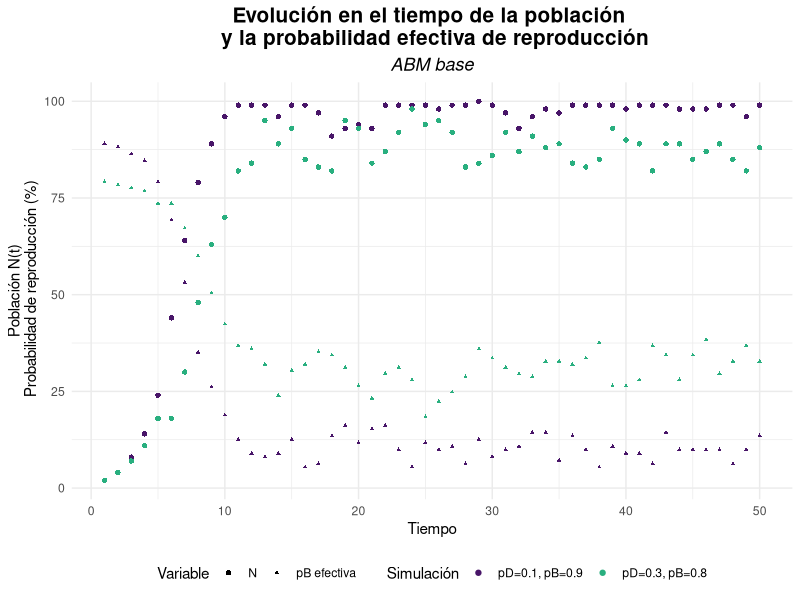
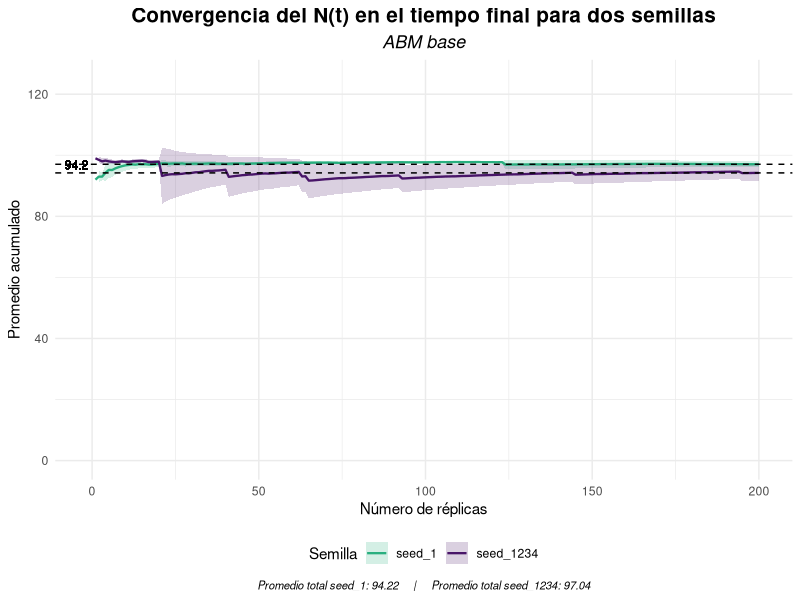
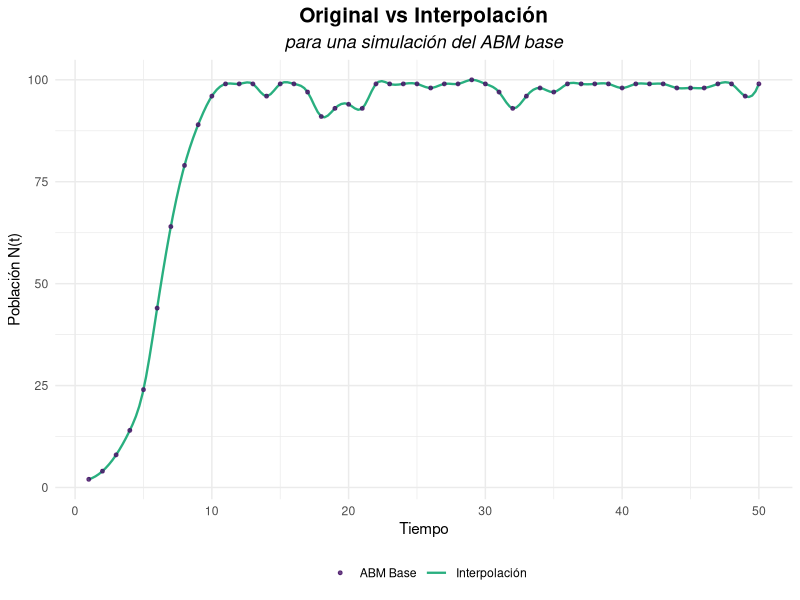
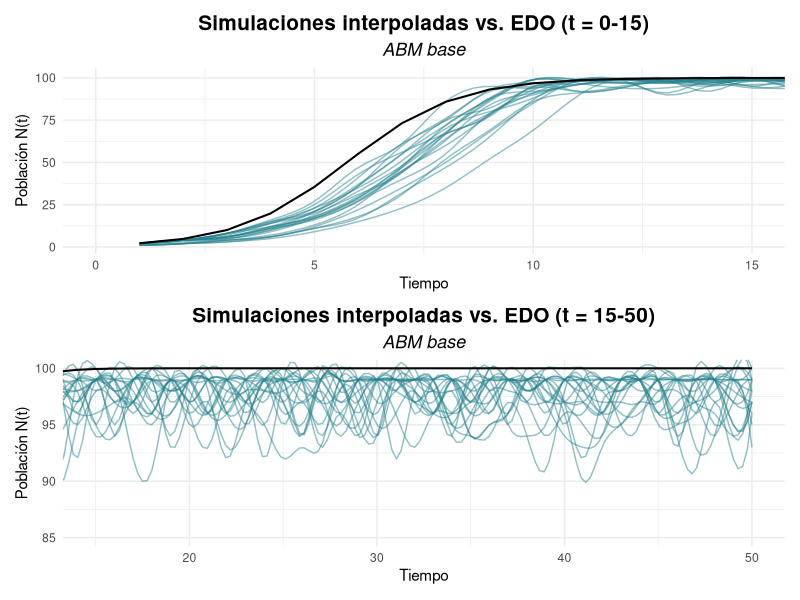
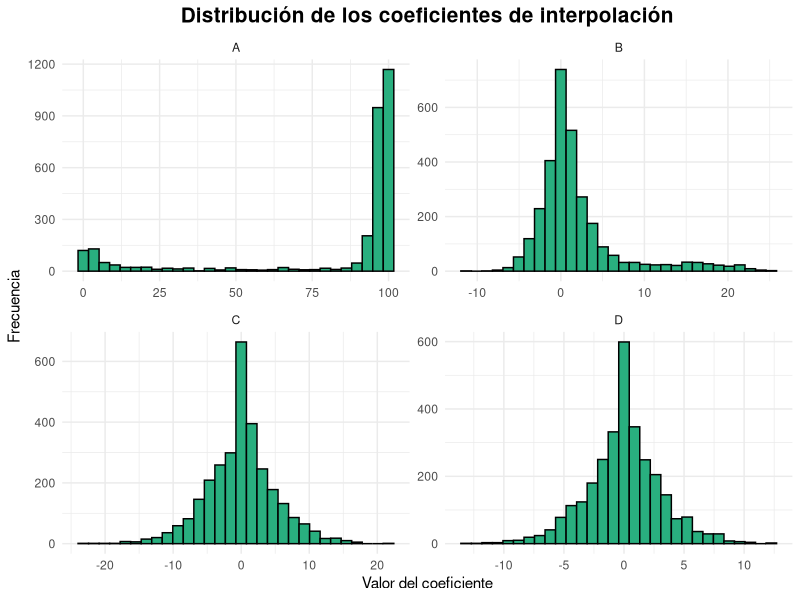

These charts were generated, in order, by the following R code: (Note: this script raises an error after producing the figures.)
## ---- chunk 1
#librerias
library(tidyverse)
library(parallel)
library(viridis)
library(splines)
library(patchwork)
set.seed(1234)
## ---- chunk 2

ABM_base <- function(K, iter, p_death, p_birth, plot = FALSE) {
#K --> capacidad de carga del ambiente 
#iter --> numero de iteraciones // pasos de tiempo
#p_birth y p_death probabilidad inicial de reproduccion y muerte 
#N --> cantidad de individuos (variable de salida)
  
  #Inicializar el ABM
  #Creacion del ambiente
  
  habSize <- ceiling(sqrt(K)) #quemos una grilla LxL que pueda ocupar K individuos
  L <- habSize^2
  habitat <- rep(0, L) #habitad vacia
  
  #Cantidad inicial de agentes (1%)
  N0 <- round(0.01 * K) #se podria incorporar como parametro
  
  #Posicionar de forma aleatoria
  habitat[sample(1:L, N0)] <- 1 #1 = lleno
  
  #Lo que se busca monitonear es la cantidad de agentes en el tiempo
  N <- c() #crecieminto dinamico
  p_b <- c() #registrar variacion de la p_birth efectiva

  
  #ahora si
  
  for(t in 1:iter){
    
    vivos <- which(habitat == 1) #recuperar los indices donde el hab esta ocupado
    
    #MUERTES: a cada agente vivo se le asigna una probabilidad a partir de una unif(0,1). Si p < p_death --> r.i.p (equivalente a una ber(p))
    
    for(agente in vivos){
      if( runif(1) < p_death){
        habitat[agente] <- 0
      }
    }
    
    #NACIMIENTOS 
    #para simular el compartamiento logistico es necesario que la p_birth sea controlada por la carga del ambiente
    
    n <- sum(habitat == 1) #sumamos los vivos
    p_birth_K <- p_birth*(1 - n / K) #por la limitaciones de la carga, a medida que aumenta N, disminuye la prob de reproducirse
    
    
    for(agent in vivos){
      if (runif(1) < p_birth_K){
        libres <- which(habitat == 0) #ind de espacios libres en la grilla
        if(length(libres) > 0){ 
        habitat[sample(libres, 1)]  <- 1 #elijo un ind aleatorio para colocar
        }
      }
    }
    
  #Actualizar la cantidad de agentes
    
    N <- c(N, sum(habitat == 1))
    p_b <- c(p_b, p_birth_K)
  
    if(plot){ #graficar para cortes de tiempo // se ve como un QR:(
      if(t %in% seq(1, iter - iter/2, by = 5)){
         habCuadrado <- matrix(habitat, nrow=habSize, byrow=TRUE)
         image(habCuadrado, col = c("white","black"), axes = FALSE, asp = 1)
      }
    }

  }
  
df_N <- data.frame(N = N,
                   p = p_b,
                   t = 1:iter)

return(list( N = N,
             p_birth_eff = p_b,
             df_N = df_N))  
  
}
## ---- chunk 3
K <- 100
iter <- 50

set.seed(1234)
ABM_1 <- ABM_base(K, iter, 0.1, 0.9)
#los parametros que contralan la mortalidad y la natalidad los inicializamos de forma optima, dado que van a ir "empeorando" con el tiempo

set.seed(1234)
ABM_2 <- ABM_base(K, iter, 0.3, 0.8)

df <- bind_rows(
  ABM_1$df_N |>  mutate(simu = "pD=0.1, pB=0.9"),
  ABM_2$df_N |>  mutate(simu = "pD=0.3, pB=0.8")
)

ggplot(df) + geom_point(aes(x = t, y = N, color = simu, shape = "N")) +
  geom_point(aes(x = t, y = p*max(N), color = simu, shape = "pB efectiva"),
             size = 0.8) +
  labs(title = "Evolución en el tiempo de la población \n y la probabilidad efectiva de reproducción", subtitle = "ABM base",
       x = "Tiempo", 
       y = "Población N(t)\n Probabilidad de reproducción (%)", 
       color = "Parámetros") +
  scale_color_manual( values = viridis(20)[c(2,13)], name = "Simulación") +
  #scale_color_viridis(discrete = TRUE, option = "D") +
  scale_shape_manual(values = c("N" = 16, "pB efectiva" = 17),
    name = "Variable") +
  theme_minimal() +
  theme(plot.title = element_text(size = 15, face = "bold", hjust = 0.5),
        plot.subtitle = element_text(size = 13, face = "italic", hjust = 0.5),
        legend.position = "bottom")
 
## ---- chunk 4
#La EDO tiene sol analitica
sol_EDO <- function(t, K, N0, r) {
  (K*N0*exp(r*t))/ (K + N0*(exp(r*t) - 1))
}

sols <-function(t, K, N0, r) {
  soluciones <- c()
  for (i in 1:t) {
    soluciones <- c(soluciones, sol_EDO(i, K, N0, r))
  }
  return(soluciones)
}

soluciones <- sols(iter, K, 1, 0.8) 
#r = pB - pD
#lines(t, sols, type = "l")
## ---- chunk 5
#Para paremtros optimos realizamos n replicas

simulacion_n <- function(n){
  sims <- matrix(NA, nrow = n, ncol = iter) 
  for (i in 1:n) {
    res <- ABM_base(K, iter, 0.1, 0.9)
    sims [i, ] <- res$N
  }
  return(sims)
}
## ---- chunk 6
#Necesitamos determinar el numero de replicas adecuado
#Analisis de convergencia 

analisis_conver <- function(sims){
  #Metrica: N final
final_N <- sims[, iter] 
acum_mean <- cumsum(final_N)/(1:length(final_N))

#Agregamos ademas medidas de dispersion 
acum_var <- sapply(1:length(final_N), function(m){
  var(final_N[1:m])/m
})

acum_se <- sqrt(acum_var) #error estandar 


df <- data.frame(
  replicas = 1:length(acum_mean),
  mean = acum_mean,
  se = acum_se)
  
}
## ---- chunk 7
#Por sensibilidad del modelo a la incializacion de los numeros aleatorios comparamos dos semillas

set.seed(1234)
sims_1 <- simulacion_n(200) 
df_1 <- analisis_conver(sims_1)
df_1$sim <- "seed_1234"
mu_1 <- mean(sims_1[, iter])

set.seed(1)
sims_2 <- simulacion_n(200) 
df_2 <- analisis_conver(sims_2)
df_2$sim <- "seed_1"
mu_2 <- mean(sims_2[, iter])

df_ambas <- rbind(df_1, df_2)


ggplot(df_ambas, aes(x = replicas, y = mean, color = sim, fill = sim)) +
  #"banda" de confianza asumiendo aproximacion normal 
  geom_ribbon(aes(ymin = mean - 1.96*se, 
                  ymax = mean + 1.96*se), 
              alpha = 0.2, color = NA) +
  
  geom_line(size = 0.8) +
  #promedio total
  geom_hline(yintercept = mu_1, linetype = "dashed") +
  geom_hline(yintercept = mu_2, linetype = "dashed") +
  
  geom_text(inherit.aes = FALSE, aes(x = -1, y = mu_1, label = round(mu_1, 1)),
            vjust = -0.4, hjust = 1, size = 3, fontface = "plain",
            alpha = 0.7) +
  
  scale_color_manual(values = c(viridis(20)[13], viridis(20)[2])) +
  scale_fill_manual(values = c(viridis(20)[13], viridis(20)[2])) +
  
  scale_y_continuous(limits = c(0, 125)) +
  
  labs(title = "Convergencia del N(t) en el tiempo final para dos semillas",
       subtitle = "ABM base",
       x= "Número de réplicas",
       y = "Promedio acumulado",
       color = "Semilla", fill = "Semilla",
       caption = paste0("Promedio total seed_1: ", round(mu_1, 2),"     |     ",
                        "Promedio total seed_1234: ", round(mu_2, 2))) +
  theme_minimal() +
  theme(plot.title = element_text(size = 15, face = "bold", hjust = 0.5),
        plot.subtitle = element_text(size = 13, hjust = 0.5, face = "italic"),
        plot.caption = element_text(size = 8, hjust = 0.5, face = "italic"),
        legend.position = "bottom")


## ---- chunk 8

#Se estabiliza en n > 50
set.seed(1234)
sim <- simulacion_n(60)

#INTERPOLACION
interpolar_sims <- function(sims) {
  n <- nrow(sims)
  t <- 1:ncol(sims)
  interpolated <- matrix(NA, nrow = n, ncol = 200)
  for (i in 1:n) {
    new_points<- spline(t, sims[i,], 200)
    interpolated [i,] <- new_points$y
  }
  return(interpolated)
}

sim_splines <- interpolar_sims(sim) #nSim x nPuntos (200)
## ---- chunk 9

df_EDO <- data.frame(
  t = 1:length(sim[1, ]),
  N_EDO = soluciones
)

t200 <- seq(1, iter, length.out = 200) #ajustar el escala de las spline

df_spline <- sim_splines |> as.data.frame() |> setNames(1:200) |> 
  mutate(sim = row_number()) |> 
  pivot_longer(cols = -sim, names_to = "index", values_to = "N_interp") |> 
  mutate(index = as.numeric(index),t = t200[index])


#Comparacion de una simulacion con su interpolacion
df_sim1 <- data.frame(
  t = 1:length(sim[1, ]),
  N = sim[1, ]
)

ggplot() + geom_line(data = df_spline |>  filter(sim == 1), size = 0.8,
    aes(x = t, y = N_interp, color = "Interpolación")) +
  
           geom_point(data = df_sim1, size = 1, alpha = 0.8,
    aes(x = t, y = N, color = "ABM Base")) +
  
    scale_color_manual(values = viridis(20)[c(2, 13)],name = "") +
    labs(title = "Original vs Interpolación", 
         subtitle = "para una simulación del ABM base",
          x = "Tiempo", y = "Población N(t)") +
  
    theme_minimal() +
    theme(plot.title = element_text(size = 15, face = "bold", hjust = 0.5),
          plot.subtitle = element_text(size = 13, face = "italic", hjust = 0.5),
          legend.position = "bottom")

## ---- chunk 10

#Para menos ruido grafico se eligen de forma aleatoria un tercio de las simualciones
subset_idx <- sample(1:nrow(sim_splines), 20)
df_spline_sub <- df_spline |> filter(sim %in% subset_idx)

p15 <- ggplot() +
  geom_line(data = df_spline_sub, aes(x = t, y = N_interp, group = sim), 
            color=viridis(10)[5], alpha = 0.5) +
  geom_line(data = df_EDO, aes(x = t, y = N_EDO),
            color = "black", size = 0.7) +
  #scale_color_viridis_c(end = 0.8) +
  coord_cartesian(xlim = c(0, 15)) +
  labs(title = "Simulaciones interpoladas vs. EDO (t = 0-15)",
       subtitle = "ABM base",
       x = "Tiempo",y = "Población N(t)") +
  theme_minimal() +
  theme(plot.title = element_text(size = 15, face = "bold", hjust = 0.5),
        plot.subtitle = element_text(size = 13, face = "italic", hjust = 0.5),
        legend.position = "right")

p50 <- ggplot() +
  geom_line(data = df_spline_sub, aes(x = t, y = N_interp, group = sim), 
            color=viridis(10)[5], alpha = 0.5) +
  geom_line(data = df_EDO, aes(x = t, y = N_EDO),
            color = "black", size = 0.7) +
  #scale_color_viridis_c(end = 0.8) +
  coord_cartesian(xlim = c(15, 50), ylim = c(85, 100)) +
  labs(title = "Simulaciones interpoladas vs. EDO (t = 15-50)",
       subtitle = "ABM base",
       x = "Tiempo",y = "Población N(t)") +
  theme_minimal() +
  theme(plot.title = element_text(size = 15, face = "bold", hjust = 0.5),
        plot.subtitle = element_text(size = 13, face = "italic", hjust = 0.5),
        legend.position = "right")

p15/p50
## ---- chunk 11
#coeficientes de los splines
coef_splines <- function(sims) {
  n <- nrow(sims)
  t <- 1:ncol(sims)
  interpolated <- vector("list", n)
  poly_spline <- vector("list", n)
  coefs <- vector("list", n)
  
  for (i in 1:n) {
    interpolated[[i]] <- interpSpline(t, sims[i,]) # spline cúbica en base B
    coefs[[i]] <- coef(interpolated[[i]]) # coeficientes a, b, c, d
  }
  
  return(coefs)
}

coeficientes <- coef_splines(sim)

#estudio de coeficientes

#cada coeficiente por separado
coefs_A <- function(coeficientes) {
  n_sims <- length(coeficientes)
  t <- nrow(coeficientes[[1]])
  
  coefs_mat <- matrix(NA, nrow = n_sims * t, ncol = 4)
  
  fila <- 1
  
  for (i in 1:n_sims) {
    coef_i <- coeficientes[[i]]  # matriz 60 × 4
    
    coefs_mat[fila:(fila + t - 1), ] <- coef_i
    
    fila <- fila + t
  }
  
  colnames(coefs_mat) <- c("A", "B", "C", "D")
  
  return(coefs_mat)
}

coef_globales <- coefs_A(coeficientes)

summary(coef_globales)
sd_B <- sd(coef_globales[,2])
sd_C <- sd(coef_globales[,3])

# Graficarlos con facet_wrap
coef_glob_df <- as.data.frame(coef_globales)
coef_long <- pivot_longer(coef_glob_df, cols = A:D, names_to = "coef", values_to = "valor")


ggplot(coef_long, aes(x = valor)) +
  geom_histogram(fill = viridis(20)[13], color = "black") +
  facet_wrap(~coef, scales = "free") +
  theme_minimal() +
  labs(x = "Valor del coeficiente", y = "Frecuencia",
       title = "Distribución de los coeficientes de interpolación") +
  theme(plot.title = element_text(size = 15, face = "bold", hjust = 0.5),
    legend.position = "right")

#coeficientes por simulacion y relacion entre simulaciones
coefs_B <-function(coeficientes) {
  n_sims <- length(coeficientes)
  coefs_mat <- matrix(NA, nrow = length(coeficientes), ncol = 4*60)
  
  for (i in 1:n_sims) {
    coefs_i <- coeficientes[[i]]
    coefs_mat[i,] <- as.vector(t(coefs_i))
  }
  return(coefs_mat)
}


coefs_por_sim <- coefs_B(coeficientes)
coefs_por_sim_df <- as.data.frame(coefs_por_sim)

distancias <- dist(coefs_por_sim) #entrada  (i,j) indica qué tan distinta es la simulación i de la j según sus 240 coeficientes del spline
dist_vec <- as.numeric(distancias) #paso el objeto dist a num
df_dist <- data.frame(distancia = dist_vec) #df con todas las distsncias entre simulaciones
dist_matrix <- as.matrix(distancias)
which(dist_matrix == 718.30, arr.ind = TRUE)

summary(dist_vec)
sd(dist_vec)

dist_norm <- (dist_vec - min(dist_vec)) / (max(dist_vec) - min(dist_vec))
df_dist_norm <- data.frame(distancia = dist_norm)
summary(dist_norm)
sd(dist_norm)

#este no entiendo

ggplot(df_dist_norm) +
  geom_histogram(aes(x=distancia), bins = 60, fill=viridis(20)[2], color = "black") +
  labs(title = "Distancia entre simulaciones estandarizada", x="Distancia" , y= "Distribución")+
  theme_minimal()

#boxplot por posible presencia de outliers

## ---- chunk 12
ABM_ext <- function(K, iter, p_death, p_birth, r = 1, plot = FALSE) {
  
  timestamps <- c(1, 4, 7, 10, 13, 16, 19, 21, iter)
  timestamps_plot <- list()
  
  
  habSize <- ceiling(sqrt(K))
  L <- habSize^2
  habitat <- rep(0, L)
  
  N0 <- round(0.05 * K) #Para evitar extincion subita inicamos con mas agentes
  
  habitat[sample(1:L, N0)] <- 1 
  N <- c() 
  
  #a cada agente inicial le asigno un sexo bio (1= fem 0 = masc) con ber(0.5)
  bio_sex <- rep(NA, L)
  bio_sex[which(habitat ==1)] <- rbinom(N0, 1, 0.5)
  
  #los N0 arrancan tambien con edad cero "recien colocado"
  #la edad maxima es la cantidad de iteraciones / lapso max de tiempo
  edad <- rep(0, L) 
  
  for(t in 1:iter){
    
    vivos <- which(habitat == 1) 
    
    #ENVEJECER 
    edad[vivos] <- edad[vivos] + 1
    
    #MUERTE
    
    for(agente in vivos){
       #riesgo: p_death base * (1 + r * edad / edad_max) // edad_max = iter
      p_death_eff <- p_death * (1 + r * (edad[agente] / iter))
      p_death_eff <- min(p_death_eff, 1)  # evitar >1
      
      if( runif(1) < p_death){
        habitat[agente] <- 0
        bio_sex[agente] <- NA
        edad[agente] <- 0
      }
    }
    
    #NACIMIENTOS 
    
    n <- sum(habitat == 1) 
    p_birth_K <- p_birth*(1 - n / K) 
    
    for(agent in vivos){
      if(!is.na(bio_sex[agent]) & bio_sex[agent] == 1) {
        if (runif(1) < p_birth_K){
            libres <- which(habitat == 0) 
            if(length(libres) > 0){ 
              i <- sample(libres, 1)
              habitat[i]  <- 1 
              bio_sex[i] <- rbinom(1, 1, 0.5)
              edad[i] <- 0
            }
        }
      }
    }
    
  #Actualizar la cantidad de agentes
    
    N <- c(N, sum(habitat == 1))
    
    if(plot) {
    
    plot_grid <- rep(0, L)
    plot_grid[which(habitat == 1 & bio_sex == 0)] <- 1
    plot_grid[which(habitat == 1 & bio_sex == 1)] <- 2
    
    
    if(t %in% timestamps){
        
      habCuadrado <- matrix(plot_grid, nrow=habSize, byrow=TRUE)
      timestamps_plot[[as.character(t)]] <- list(grid = habCuadrado)
      #title(main = paste("Iteración", t, " - N =", N[length(N)]))
    }
    
    }
  
}
  
return(list(N = N, plot = timestamps_plot))
  
}

## ---- chunk 13
K <- 500
ABM_3 <- ABM_ext(K, 60, 0.1, 0.9, plot = TRUE)

par(mfrow=c(3,3), mar=c(2,2,2,2))
for(name in names(ABM_3$plot)){
  
  grid <- ABM_3$plot[[name]]$grid
  
  image(grid[nrow(grid):1,], col=c("white", viridis(20)[2], viridis(20)[13]), 
        axes=FALSE, asp = 1)
  title(paste("t =", name))
  
  # Calcular %
  n_SM <- sum(grid == 1)
  n_SF <- sum(grid == 2)
  n_total <- n_SM + n_SF
  ocupacion <- round(100 * n_total / K, 1)
  prop_SM <- round(100 * n_SM / n_total, 1)
  prop_SF <- round(100 * n_SF / n_total, 1)
  
    # Texto debajo en negrita
  mtext(paste0("N/K: ", ocupacion, "% | SM: ", prop_SM,
               "% | SF: ", prop_SF, "%"), side=1, line=0.5, cex=0.65, font=2)
  legend("bottomright", legend=c("SM","SF"), 
         fill= c(viridis(20)[2], viridis(20)[13]), bty="n", cex=0.8)
}

## ---- chunk 14
#GRAFICAR CURVA
## ---- chunk 15
#Barrido con p_death variable y p_birth fijo (0.9)
#codigo palelizado para mayor eficiencia
sens_paral <- function(K = 500, iter = 60, p_birth = 0.9, reps = 100, 
                       p_death = seq(0, 0.5, by = 0.05)) {
  
  t0 <- Sys.time()
  p_len <- length(p_death)
  
  cores <- detectCores() - 1
  cl <- makeCluster(cores)
  
  #Exportar funciones necesarias
  clusterExport(cl,varlist = c("ABM_ext"),envir = .GlobalEnv)
  clusterSetRNGStream(cl, 123)
  #clusterSetRNGStream(cl, iseed = seed)
  
  #Monitorear
  extincion <- numeric(p_len)
  t_hasta_ext_prom <- numeric(p_len)
  
  #PARA LUEGO GRAFICAR NECESITAMOS PROMEDIAR LAS REPS (punto a punto)
  mean_N <- matrix(0, nrow = iter, ncol = p_len)
  var_N <- matrix(0, nrow = iter, ncol = p_len)
  
  for (i in 1:p_len) {
    pd <- p_death[i]
    
    #Ejecutar reps en paralelo
    runs_list <- parLapply(cl, 1:reps, function(r) {
      ABM_ext(K = K, iter = iter, p_death = pd, p_birth = p_birth)$N
    })
    
    #Pasar lista a matriz reps × iter
    runs <- do.call(rbind, runs_list)
    
    mean_N[ ,i] <- colMeans(runs)
    var_N[ ,i]  <- apply(runs, 2, var)
    
    #Extinción
    t_ext <- apply(runs, 1, function(x) {
      if(any(x == 0)) which(x == 0)[1] else Inf
    })
    
    extincion[i] <- mean(t_ext < Inf)
    t_hasta_ext_prom[i] <- ifelse(all(extincion[i] == 0), 
                                  NA, 
                                  mean(t_ext[t_ext < Inf]))
  }
  
  stopCluster(cl)
  
  list(p_death = p_death,
       mean_N = mean_N,
       var_N = var_N,
       extincion_prob = extincion,
       t_hasta_ext_prom = t_hasta_ext_prom,
       t_eje = (t0 - Sys.time()))
}


## ---- chunk 16
#Analisis de convergencia para ABM extendido

simulacion_ext <- function(n){
  sims <- matrix(NA, nrow = n, ncol = 60) #iter = 60
  for (i in 1:n) {
    res <- ABM_ext(500, 60, 0.1, 0.9)
    sims [i, ] <- res$N
  }
  return(sims)
}


runs <- simulacion_ext(200)
final_N <- runs[, 60] #metrica N(t) final


#running_var <- cumsum((vals - running_mean)^2) / (1:length(vals))
running_mean <- cumsum(final_N)/(1:length(final_N))

running_var <- sapply(1:length(final_N), function(m){
  var(final_N[1:m])/m
})
running_se <- sqrt(running_var)


df_rm <- data.frame(
  replicas = 1:length(running_mean),
  mean = running_mean,
  se = running_se)

ggplot(df_rm, aes(x = replicas, y = mean)) +
  geom_ribbon(aes(ymin = mean - 1.96*se, ymax = mean + 1.96*se), 
              alpha = 0.3, fill = viridis(20)[13]) +
  geom_line(color = viridis(20)[2], size = 0.8) +
  geom_hline(yintercept = mean(final_N), linetype = "dashed") +
  labs(title = "Convergencia del N(t) final (running mean)",
       x= "Número de réplicas",
       y = "Promedio acumulado") +
  theme_minimal() +
  theme(plot.title = element_text(size = 15, face = "bold", hjust = 0.5),
        legend.position = "bottom")


## ---- chunk 17


res <- sens_paral(p_death = seq(0.2, 0.35, by = 0.005), iter = 100)


## ---- chunk 18

#Mean_N es una matriz --> pasar a formato long
df_long <- data.frame(
  time = rep(1:nrow(res$mean_N), times = length(res$p_death)),
  p_death = rep(res$p_death, each = nrow(res$mean_N)),
  mean = as.vector(res$mean_N),
  var = as.vector(res$var_N),
  se = sqrt(as.vector(res$var_N) / 100) #reps = 100
)

N0 <- round(0.05 * 500) 

ggplot(df_long, aes(x = time, y = mean, color = p_death, group = p_death)) +
  geom_ribbon(aes(ymin = mean - 1.96*se, ymax = mean + 1.96*se,
                  fill = p_death), alpha = 0.15, color = NA) +
  geom_line(size = 0.8) +
  geom_hline(yintercept = N0, linetype = "dashed", size = 1) +
  labs(color = "p_death",
       x = "Tiempo",
       y = "Población promedio",
       title = "Crecimiento poblacional para distintos p_death") +
  scale_color_viridis_c(option = "D") +
  scale_fill_viridis_c() +
  guides(fill = "none") +  
  theme_minimal() +
  theme(plot.title = element_text(size = 15, face = "bold", hjust = 0.5),
        legend.position = "right")

## ---- chunk 19
#SENSIBILIDAD MULTIVARIADA CON CORTE TRANSVERSAL
